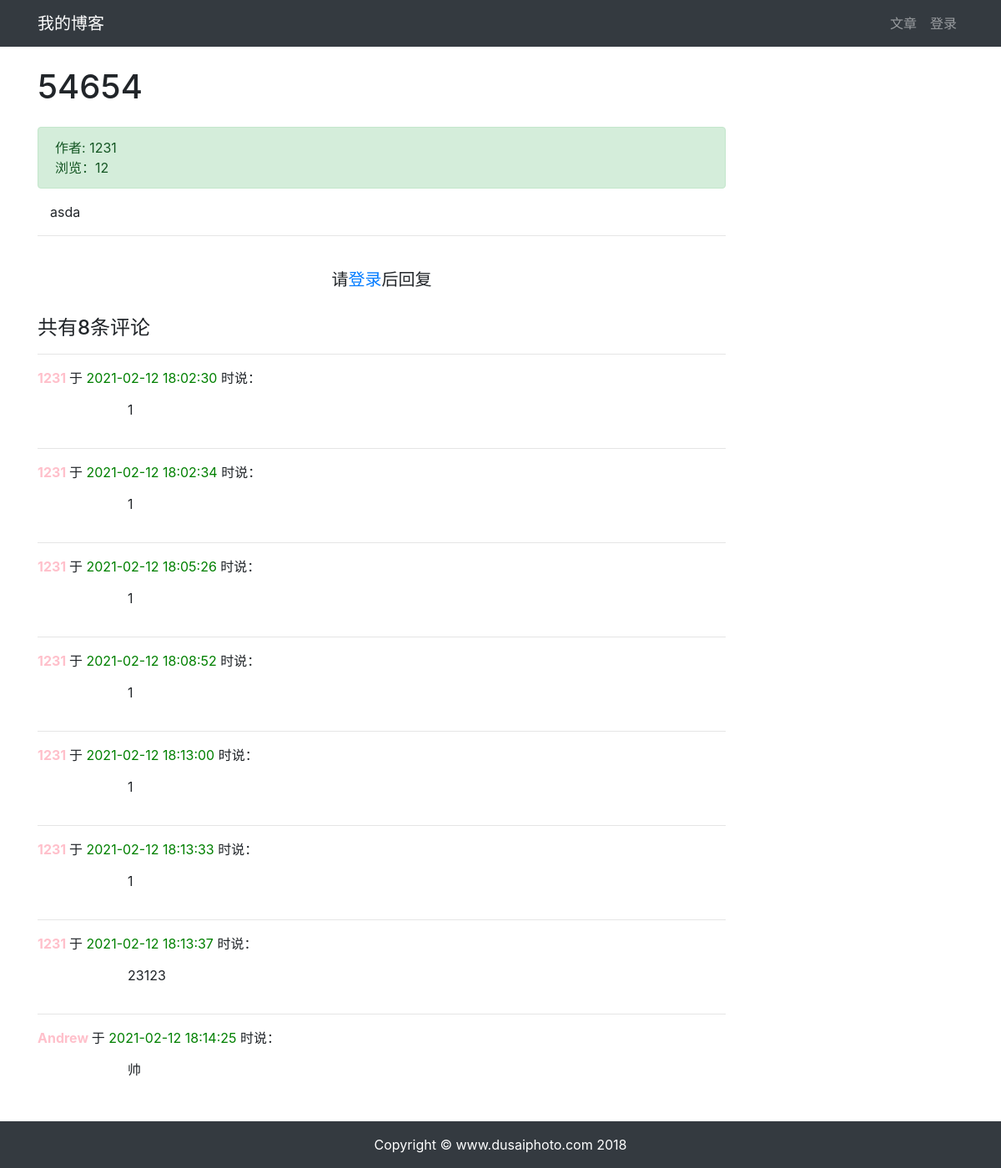
The page /article/article-detail/17/ on the database its author committed.
### article/models.py (models this page shows, shortened)
class ArticlePost(models.Model):
    author = models.ForeignKey(User, on_delete=models.CASCADE)
    title = models.CharField(max_length=100)
    body = models.TextField()
    created = models.DateTimeField(default=timezone.now)
    updated = models.DateTimeField(auto_now=True)
    total_views = models.PositiveIntegerField(default=0)
    class Meta:
        ordering = ('-created',)

### comment/models.py (models this page shows, shortened)
class Comment(models.Model):
	article = models.ForeignKey(
		ArticlePost,
		on_delete=models.CASCADE,
		related_name='comments'
	)
	user = models.ForeignKey(
		User,
		on_delete=models.CASCADE,
		related_name='comments'
	)
	body = models.TextField()
	created = models.DateTimeField(auto_now_add=True)
	class Meta:
		ordering = ('created',)

### article/views.py (the view)
# urls.py: url(r'^article-detail/(?P<id>[0-9]+)/', views.article_detail, name='article_detail'),
def article_detail(request, id):
    article = ArticlePost.objects.get(id=id)
    comments = Comment.objects.filter(article=id)
    article.total_views += 1
    article.save(update_fields=['total_views'])
    md = markdown.Markdown(
        extensions=[
            'markdown.extensions.extra',
            'markdown.extensions.codehilite',
            'markdown.extensions.toc',
        ])
    context = { 'article': article, 'toc': md.toc, 'comments': comments }
    return render(request, 'article/detail.html', context)

### templates/article/detail.html (shortened to what this page needs)
{% extends "base.html" %}
{% load staticfiles %}
{% block content %}
<div class="container">
    <div class="row">
        <div class="col-9">
            <h1 class="mt-4 mb-4">{{ article.title }}</h1>
            <div class="alert alert-success">
                <div>
                    作者: {{ article.author }}
                </div>
                <div>
                浏览：{{ article.total_views }}
                </div>
            </div>
            <div class="col-12">
            <p>{{ article.body|safe }}</p>
            </div>
            <hr>
            {% if user.is_authenticated %}
            <div>
                <form
                    action="{% url 'comment:post_comment' article.id %}"
                    method="POST">
                    {% csrf_token %}
                        <div class="form-group">
                            <label for="body">
                                <strong>
                                    我也要发言：
                                </strong>
                            </label>
                            <textarea type="text" class="form-control" id="body" name="body" rows="2"></textarea>
                        </div>
                        <button type="submit" class="btn btn-primary">发送</button>
                </form>
            </div>
            {% else %}
                <br>
                <h5 class="row justify-content-center">
                    请<a href="{% url 'userprofile:login' %}">登录</a>后回复
                </h5>
                <br>
            {% endif %}
            <h4>共有{{ comments.count }}条评论</h4>
            <div>
                {% for comment in comments %}
                    <hr>
                    <p>
                        <strong style="color: pink">
                            {{ comment.user }}
                        </strong>于
                        <span style="color: green">
                            {{ comment.created|date:"Y-m-d H:i:s" }}
                        </span>时说：
                    </p>
                    <pre style="font-family: inherit; font-size: 1em;">
                        {{ comment.body }}
                    </pre>
                {% endfor %}
            </div>
        </div>
    </div>
</div>
{% endblock content %}

### templates/base.html (shortened to what this page needs)
{% load staticfiles %}
<!DOCTYPE html>
<html lang="zh-cn">
<head>
    <link rel="stylesheet" href="{% static 'bootstrap/css/bootstrap.min.css' %}">
    <link rel="stylesheet" href="{% static 'md_css/monokai.css' %}">
</head>
<body>
    {% include 'header.html' %}
    {% block content %}{% endblock content %}
    {% include 'footer.html' %}
</body>
</html>

### templates/header.html (shortened to what this page needs)
<nav class="navbar navbar-expand-lg navbar-dark bg-dark">
    <div class="container">
        <a class="navbar-brand" href="#">我的博客</a>
        <div>
            <ul class="navbar-nav">
                <li class="nav-item">
                    <a class="nav-link" href="{% url 'article:article_list' %}">文章</a>
                </li>
                {% if user.is_authenticated %}
                    <li class="nav-item dropdown">
                        <a class="nav-link dropdown-toggle" href="#" id="navbarDropdown" role="button" data-toggle="dropdown" aria-haspopup="true" aria-expanded="false">
                            {{ user.username }}
                        </a>
                        <div class="dropdown-menu" aria-labelledby="navbarDropdown">
                            <a class="dropdown-item" href="{% url 'article:article_create' %}">写文章</a>
                            <a class="dropdown-item" href="{% url 'userprofile:edit' user.id %}">个人信息</a>
                            <a class="dropdown-item" href="#" onclick="user_delete()">删除用户</a>
                            <a class="dropdown-item" href="{% url 'userprofile:logout' %}">退出登录</a>
                        </div>
                    </li>
                {% else %}
                    <li class="nav-item">
                        <a class="nav-link" href="{% url 'userprofile:login' %}">登录</a>
                    </li>
                {% endif %}
            </ul>
        </div>
    </div>
</nav>

### templates/footer.html
<div>
    <br><br><br>
</div>
<footer class="py-3 bg-dark fixed-bottom">
    <div class="container">
        <p class="m-0 text-center text-white">Copyright &copy; www.dusaiphoto.com 2018</p>
    </div>
</footer>

### static/md_css/monokai.css (style rules this page uses)
pre { line-height: 125%; }

### rows shown on the page
ArticlePost: title "54654", author "1231", total_views "12", body "asda"
Comment: user "1231", created "2021-02-12 18:02:30", body "1"
Comment: user "1231", created "2021-02-12 18:02:34", body "1"
Comment: user "1231", created "2021-02-12 18:05:26", body "1"
Comment: user "1231", created "2021-02-12 18:08:52", body "1"
Comment: user "1231", created "2021-02-12 18:13:00", body "1"
Comment: user "1231", created "2021-02-12 18:13:33", body "1"
Comment: user "1231", created "2021-02-12 18:13:37", body "23123"
Comment: user "Andrew", created "2021-02-12 18:14:25", body "帅"

### other values the page prints
{{ comments.count }} "8"
